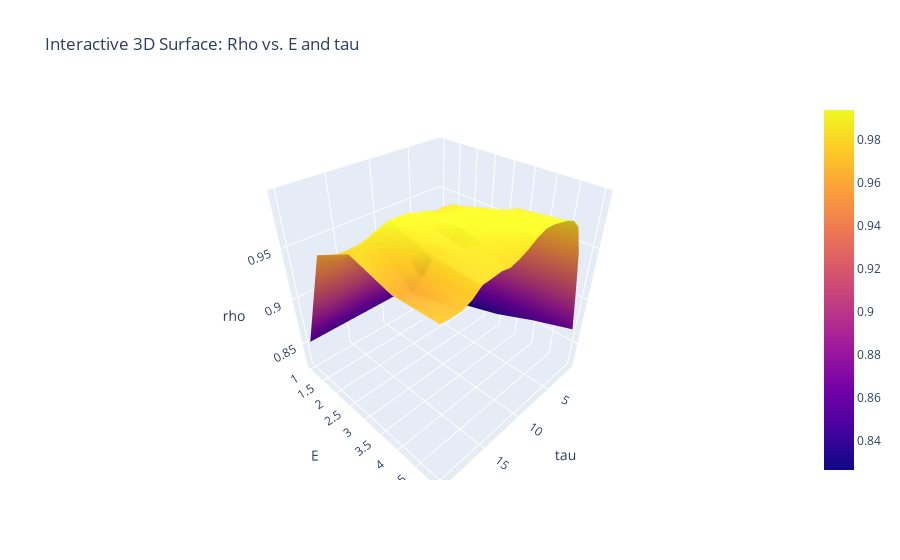

The cell this chart's notebook holds for it:
### Markdown cell above
# Testing lr04

### Code cell
from toolbox import ccm_functions as cf
import importlib
importlib.reload(cf)



best_E, best_tau, rho_matrix = cf.find_optimal_E_tau(
    df_sd   = df_sd,
    df_pre  = df_lr04,
    maxE    = 5,
    maxTau  = 20
)
print("Optimal E =", best_E, "  Optimal tau =", best_tau)

### Figure 1 — Plotly figure (JSON) as saved in the notebook; plotly's stock layout.template omitted (floating-point values rounded to 4 significant figures)
{"data": [{"type": "surface", "x": [1, 2, 3, 4, 5, 6, 7, 8, 9, 10, 11, 12, 13, 14, 15, 16, 17, 18, 19, 20], "y": [1, 2, 3, 4, 5], "z": [[0.8522, 0.8522, 0.8522, 0.8522, 0.8522, 0.8522, 0.8522, 0.8522, 0.8522, 0.8522, 0.8522, 0.8522, 0.8522, 0.8522, 0.8522, 0.8522, 0.8522, 0.8522, 0.8522, 0.8522], [0.8265, 0.8355, 0.8544, 0.8709, 0.8819, 0.8933, 0.9018, 0.9102, 0.9201, 0.9275, 0.9365, 0.9405, 0.9493, 0.9531, 0.9499, 0.9508, 0.9492, 0.9486, 0.9544, 0.9617], [0.8379, 0.8689, 0.8951, 0.9197, 0.9412, 0.9589, 0.9723, 0.9794, 0.9836, 0.9846, 0.9841, 0.9873, 0.9888, 0.9916, 0.9919, 0.9922, 0.9898, 0.9864, 0.9838, 0.9802], [0.8536, 0.8928, 0.9267, 0.9567, 0.9771, 0.9856, 0.9875, 0.9902, 0.992, 0.9934, 0.9938, 0.9934, 0.9922, 0.9858, 0.9841, 0.9805, 0.9692, 0.9606, 0.9618, 0.9692], [0.8672, 0.912, 0.9532, 0.979, 0.9869, 0.9901, 0.9918, 0.9935, 0.9935, 0.9903, 0.9856, 0.982, 0.9797, 0.9811, 0.9802, 0.9796, 0.9731, 0.9699, 0.9698, 0.9705]]}], "layout": {"autosize": true, "scene": {"xaxis": {"title": {"text": "tau"}}, "yaxis": {"title": {"text": "E"}}, "zaxis": {"title": {"text": "rho"}}}, "title": {"text": "Interactive 3D Surface: Rho vs. E and tau"}}}
